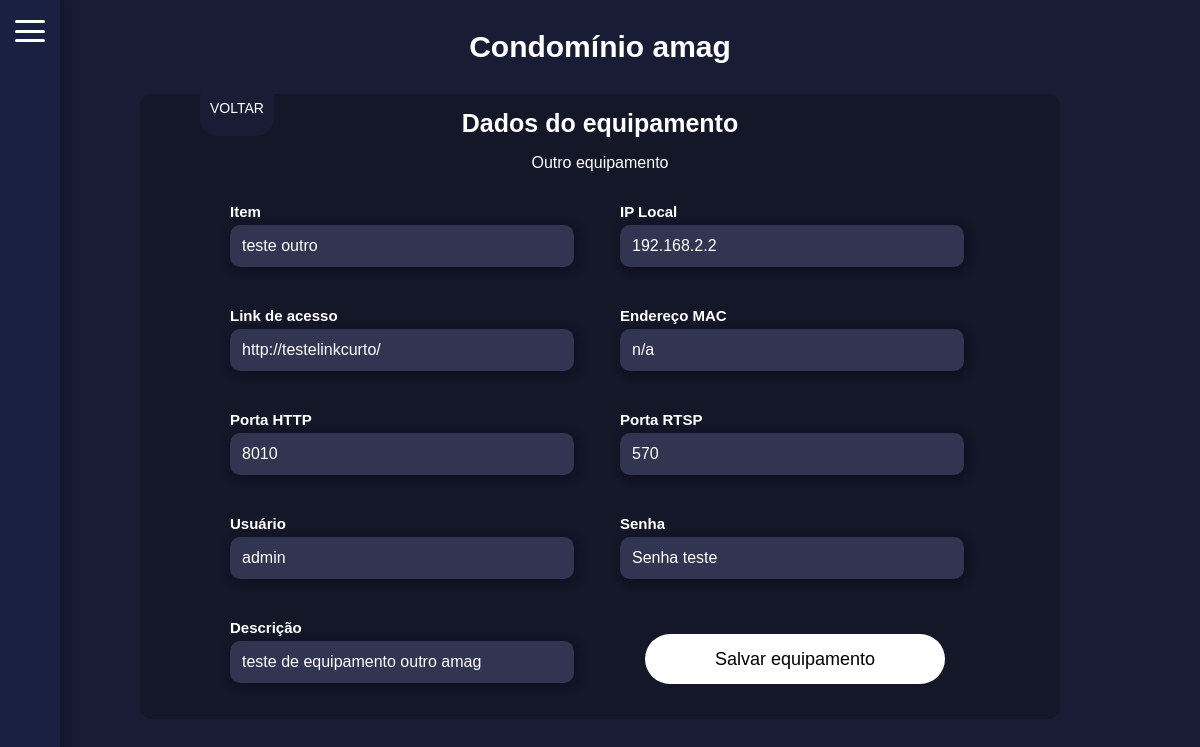
Before: /listar_equips/edit_equip/1/Outro/ with the older database file.
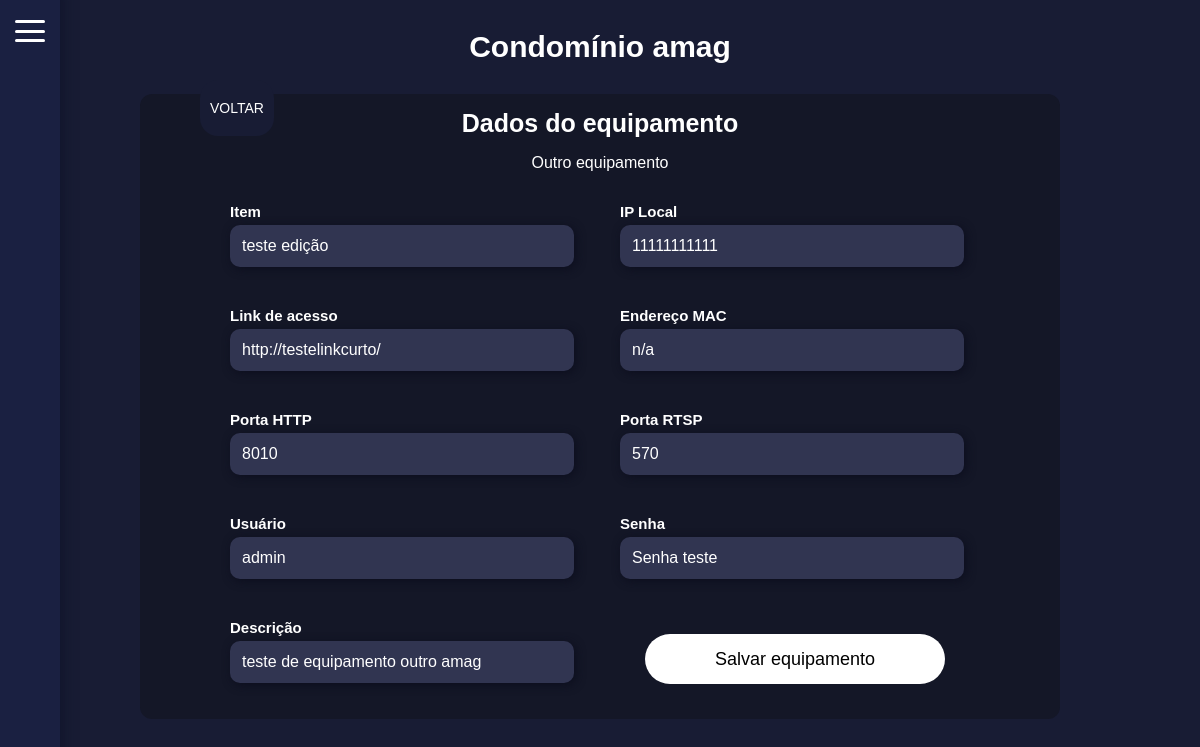
After: the same page with the newer database file.
### mainApp/models.py (models this page shows, shortened)
class Itens_outro(models.Model):
    cond_id = models.ForeignKey(Conds, on_delete=models.CASCADE, related_name='itens_outro', verbose_name="Condomínio")
    item = models.CharField(max_length=100, verbose_name="Item")
    iplocal = models.CharField(max_length=15, verbose_name="IP Local")
    link = models.CharField(max_length=100, verbose_name="Link de acesso")
    mac = models.CharField(max_length=17, verbose_name="Endereço MAC")
    rtsp = models.PositiveIntegerField(verbose_name="Porta RTSP")
    http = models.PositiveIntegerField(verbose_name="Porta HTTP")
    user = models.CharField(max_length=50, verbose_name="Usuário")
    senha = models.CharField(max_length=50, verbose_name="Senha")
    desc = models.CharField(max_length=100, verbose_name="Descrição")
    data = models.DateTimeField(auto_now=True)

### mainApp/views.py (the view)
# urls.py: path('listar_equips/edit_equip/<int:equipamento_id>/<str:tipo>/', views.edit_equip, name='edit_equip'), # editar equipamento
def edit_equip(request, equipamento_id, tipo):
    tipo_map = {
        'Facial': {'modelo': Itens_facial, 'form': FacialForm, 'template': 'equip-forms/editar_facial.html'},
        'DVR': {'modelo': Itens_dvr, 'form': DVRForm, 'template': 'equip-forms/editar_dvr.html'},
        'Outro': {'modelo': Itens_outro, 'form': OutroForm, 'template': 'equip-forms/editar_outro.html'},
    }
    if tipo not in tipo_map:
        messages.error(request, 'Tipo de equipamento inválido.')
        return redirect('listar_equips')
    config = tipo_map[tipo]
    equipamento = get_object_or_404(config['modelo'], id=equipamento_id)
    if request.method == 'POST':
        form = config['form'](request.POST, instance=equipamento)
        if form.is_valid():
            equipamento_editado = form.save(commit=False)
            from django.utils import timezone
            equipamento_editado.data = timezone.now()  # Atualiza a data
            equipamento_editado.save()
            messages.success(request, f'Equipamento {equipamento.item} atualizado com sucesso!')
            return redirect('listar_equips')
        else:
            messages.error(request, 'Erro ao atualizar equipamento. Verifique os dados.')
    else:
        form = config['form'](instance=equipamento)
    context = {
        'form': form,
        'equipamento': equipamento,
        'tipo': tipo,
        'condominio': equipamento.cond_id
    }
    return render(request, config['template'], context)

### mainApp/forms.py
class OutroForm(forms.ModelForm):
    class Meta:
        model = Itens_outro
        fields = ['item', 'iplocal', 'link', 'mac', 'http', 'rtsp', 'user', 'senha', 'desc']
        widgets = {
            'item': forms.TextInput(attrs={
                'class': 'form-control'
            }),
            'iplocal': forms.TextInput(attrs={
                'class': 'form-control'
            }),
            'link': forms.TextInput(attrs={
                'class': 'form-control'
            }),
            'mac': forms.TextInput(attrs={
                'class': 'form-control'
            }),
            'http': forms.NumberInput(attrs={
                'class': 'form-control'
            }),
            'user': forms.TextInput(attrs={
                'class': 'form-control'
            }),
            'senha': forms.TextInput(attrs={
                'class': 'form-control'
            }),
            'desc': forms.TextInput(attrs={
                'class': 'form-control'
            }),
        }

### mainApp/templates/equip-forms/editar_outro.html (shortened to what this page needs)
<!DOCTYPE html>
<html lang="pt-br">
<head>
</head>
<body>
    <a onClick="goBack()" class="btn-home">VOLTAR</a>
    <div id="container">
        <p class="title">Condomínio {{ condominio.name }}</p>
        <div id="bar">
            <label for="menu-toggle" class="menu-btn">
                <span></span>
                <span></span>
                <span></span>
            </label>
            <div class="slide-menu">
                <ul>
                </ul>
            </div>
        </div>
        <form action="" method="post">
            <p class="title-p">Dados do equipamento</p>
            <p>Outro equipamento</p>
            <div class="form-group">
                <div class="form-column">
                    <label for="{{ form.item.id_for_label }}">{{ form.item.label }}</label>
                    {{ form.item }}
                </div>
                <div class="form-column">
                    <label for="{{ form.iplocal.id_for_label }}">{{ form.iplocal.label }}</label>
                    {{ form.iplocal }}
                </div>
            </div>
            <div class="form-group">
                <div class="form-column">
                    <label for="{{ form.link.id_for_label }}">{{ form.link.label }}</label>
                    {{ form.link }}
                </div>
                <div class="form-column">
                    <label for="{{ form.mac.id_for_label }}">{{ form.mac.label }}</label>
                    {{ form.mac }}
                </div>
            </div>
            <div class="form-group">
                <div class="form-column">
                    <label for="{{ form.http.id_for_label }}">{{ form.http.label }}</label>
                    {{ form.http }}
                </div>
                <div class="form-column">
                    <label for="{{ form.rtsp.id_for_label }}">{{ form.rtsp.label }}</label>
                    {{ form.rtsp }}
                </div>
            </div>
            <div class="form-group">
                <div class="form-column">
                    <label for="{{ form.user.id_for_label }}">{{ form.user.label }}</label>
                    {{ form.user }}
                </div>
                <div class="form-column">
                    <label for="{{ form.senha.id_for_label }}">{{ form.senha.label }}</label>
                    {{ form.senha }}
                </div>
            </div>
            <div class="form-group">
                <div class="form-column">
                    <label for="{{ form.desc.id_for_label }}">{{ form.desc.label }}</label>
                    {{ form.desc }}
                </div>
                <div class="form-column">
                    <button type="submit">Salvar equipamento</button>
                </div>
            </div>
        </form>
    </div>
</body>
</html>

Changed rows visible on the page:
changed Itens_outro "http://testelinkcurto/": item "teste outro" → "teste edição"; iplocal "192.168.2.2" → "11111111111"
